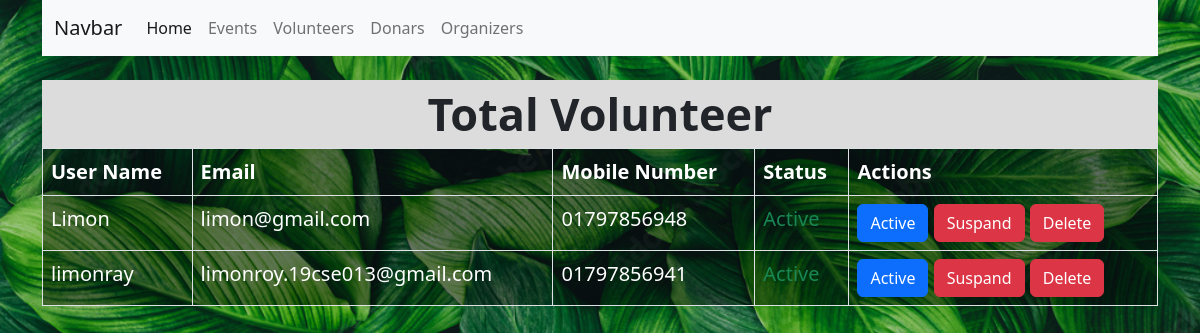
Screenshot of /admin/volunteer.php with the database file from the repository.
### tables this page shows
CREATE TABLE `volunteer` (
  `volunteer_id` int(11) NOT NULL,
  `user_name` varchar(250) DEFAULT NULL,
  `email` varchar(250) DEFAULT NULL,
  `mobile` varchar(11) DEFAULT NULL,
  `user_type` int(2) NOT NULL DEFAULT 1,
  `address` text DEFAULT NULL,
  `password` varchar(250) NOT NULL,
  `account_status` int(11) NOT NULL
);

### admin/volunteer.php (the view, shortened to what this page needs)
<?php include('./header.php');
    global $pdo;
    $data = $pdo->prepare("SELECT * FROM volunteer WHERE user_type=? ORDER BY volunteer_id");
    $data->execute(array(1));
    $participators = $data->fetchAll();
?>
<div class="py-4">
    <div>
        <div class="text-center" style="font-size: 45px;font-weight: 800;background: gainsboro;">Total Volunteer</div>
        <table class="table table-bordered bg_white">
            <thead>
                <th scope="col">User Name</th>
                <th scope="col">Email</th>
                <th scope="col">Mobile Number</th>
                <th scope="col">Status</th>
                <th scope="col">Actions</th>
            </thead>
            <tbody>
                <?php
                    if(!empty($participators)){
                        foreach($participators as $user){
                                $text = '';
                                $color ='';
                                if($user['account_status'] == 0){
                                    $text = "Pending";
                                    $color = "primary";
                                }else if($user['account_status'] == 1){
                                    $text = "Active";
                                    $color = "success";
                                }else if($user['account_status'] == 2){
                                    $text = "In-Active";
                                    $color = "warning";
                                }
                            ?>
                            <tr>
                                <td scope="row"><?php echo $user['user_name']; ?></td>
                                <td scope="row">
                                    <?php echo $user['email']; ?>
                                </td>
                                <td scope="row"><?php echo $user['mobile']; ?></td>
                                <td scope="row" class="text-<?php echo $color; ?>"><?php echo $text; ?></td>
                                <td scope="row">
                                    <?php if($user['account_status'] == 0){
                                        ?>
                                        <a href="./approve.php?id=<?php echo $user['volunteer_id'] ?>&type=<?php echo $user['user_type']?>" class="btn btn-primary">Approve</a>
                                    <?php }else{ ?>
                                        <a href="./active.php?id=<?php echo $user['volunteer_id'] ?>&type=<?php echo $user['user_type']?>" class="btn btn-primary">Active</a>
                                    <?php } ?>
                                    <a href="./in-active.php?id=<?php echo $user['volunteer_id']?>&type=<?php echo $user['user_type']?>" class="btn btn-danger">Suspand</a>
                                    <a href="./delete.php?id=<?php echo $user['volunteer_id']?>&type=<?php echo $user['user_type']?>" class="btn btn-danger">Delete</a>
                                </td>
                            </tr>
                            <?php
                        }
                    }
                ?>
            </tbody>
        </table>
    </div>
</div>
<?php include('../footer.php'); ?>

### public/css/style.css (style rules this page uses)
.body { background: #d2d3cf; background-image: url('../image/home-bg.jpg'); background-size: cover; background-position: center; background-attachment: fixed; }
.bg_white { background: ghostwhite; }

### admin/volunteer.php (style rules this page uses)
.bg_white { background: #04040669; color: white; font-size: 20px; }

### rows the page displays
volunteer: user_name "Limon", email "limon@gmail.com", mobile "01797856948", account_status "Active"
volunteer: user_name "limonray", email "limonroy.19cse013@gmail.com", mobile "01797856941", account_status "Active"
